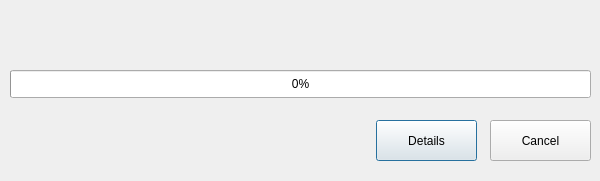
<?xml version="1.0" encoding="UTF-8"?>
<ui version="4.0">
 <class>ProgressBarDialog</class>
 <widget class="QDialog" name="ProgressBarDialog">
  <property name="geometry">
   <rect>
    <x>0</x>
    <y>0</y>
    <width>600</width>
    <height>181</height>
   </rect>
  </property>
  <property name="windowTitle">
   <string>Dialog</string>
  </property>
  <widget class="QProgressBar" name="progressBar">
   <property name="geometry">
    <rect>
     <x>10</x>
     <y>70</y>
     <width>581</width>
     <height>28</height>
    </rect>
   </property>
   <property name="value">
    <number>0</number>
   </property>
  </widget>
  <widget class="QLabel" name="label">
   <property name="geometry">
    <rect>
     <x>10</x>
     <y>20</y>
     <width>371</width>
     <height>31</height>
    </rect>
   </property>
   <property name="text">
    <string/>
   </property>
  </widget>
  <widget class="QPushButton" name="pushButton">
   <property name="geometry">
    <rect>
     <x>376</x>
     <y>120</y>
     <width>101</width>
     <height>41</height>
    </rect>
   </property>
   <property name="text">
    <string>Details</string>
   </property>
   <property name="default">
    <bool>true</bool>
   </property>
  </widget>
  <widget class="QPushButton" name="pushButton_2">
   <property name="geometry">
    <rect>
     <x>490</x>
     <y>120</y>
     <width>101</width>
     <height>41</height>
    </rect>
   </property>
   <property name="text">
    <string>Cancel</string>
   </property>
  </widget>
 </widget>
 <resources/>
 <connections>
  <connection>
   <sender>pushButton</sender>
   <signal>clicked(bool)</signal>
   <receiver>groupBox</receiver>
   <slot>setVisible(bool)</slot>
   <hints>
    <hint type="sourcelabel">
     <x>426</x>
     <y>140</y>
    </hint>
    <hint type="destinationlabel">
     <x>69</x>
     <y>49</y>
    </hint>
   </hints>
  </connection>
 </connections>
</ui>
